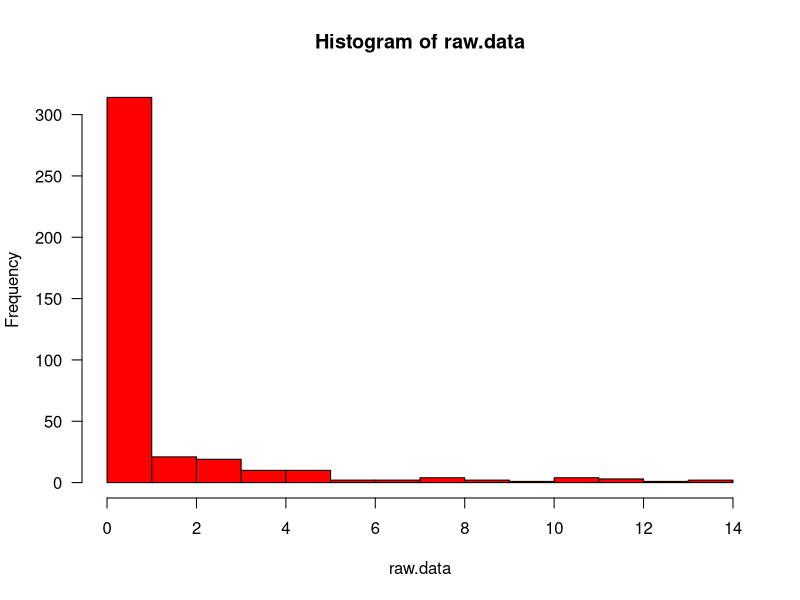

Recreate this plot in R.
#
# 
# -------------------------------------------------------
#  Problem set 1
#
#
# the '#" is used to indicate a line is a comment. Use this in abundance.
#
# R code for day 1 
#
# 5e (at the end of the intro code)

# 5e

# enter data
number.convictions <- c(0:14)
frequency <- c(265, 49, 21, 19, 10, 10, 2, 2, 4, 2, 1, 4, 3, 1, 2)
# check the sum
sum(frequency) # 396, correct
# for the histogram we got to repeat the value (umber.convictions) with its frequency
raw.data <- rep(number.convictions, frequency)
hist(raw.data, las = 1, col = "red")








